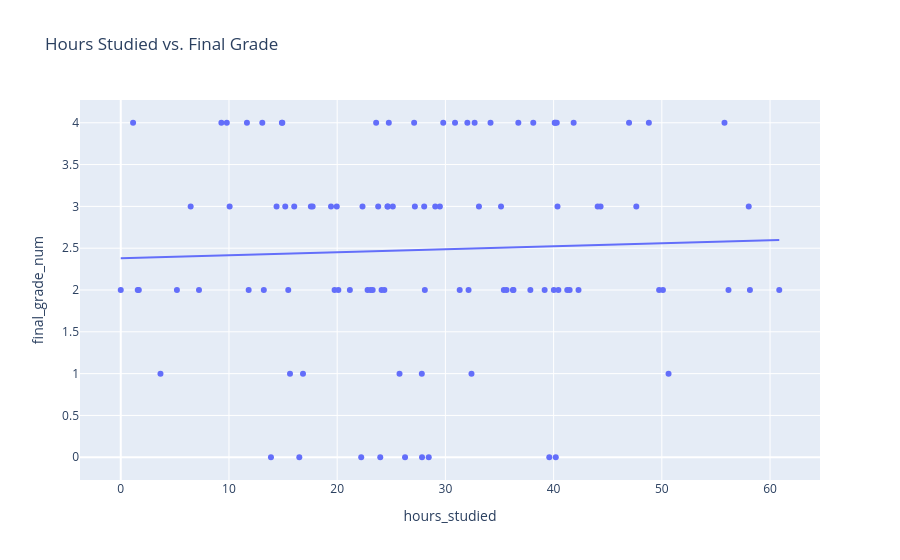

The cell this chart's notebook holds for it:
### Code cell
fig = px.scatter(
    skyline,
    x="hours_studied",
    y="final_grade_num",
    title="Hours Studied vs. Final Grade",
    trendline="ols",
)
fig.show()
